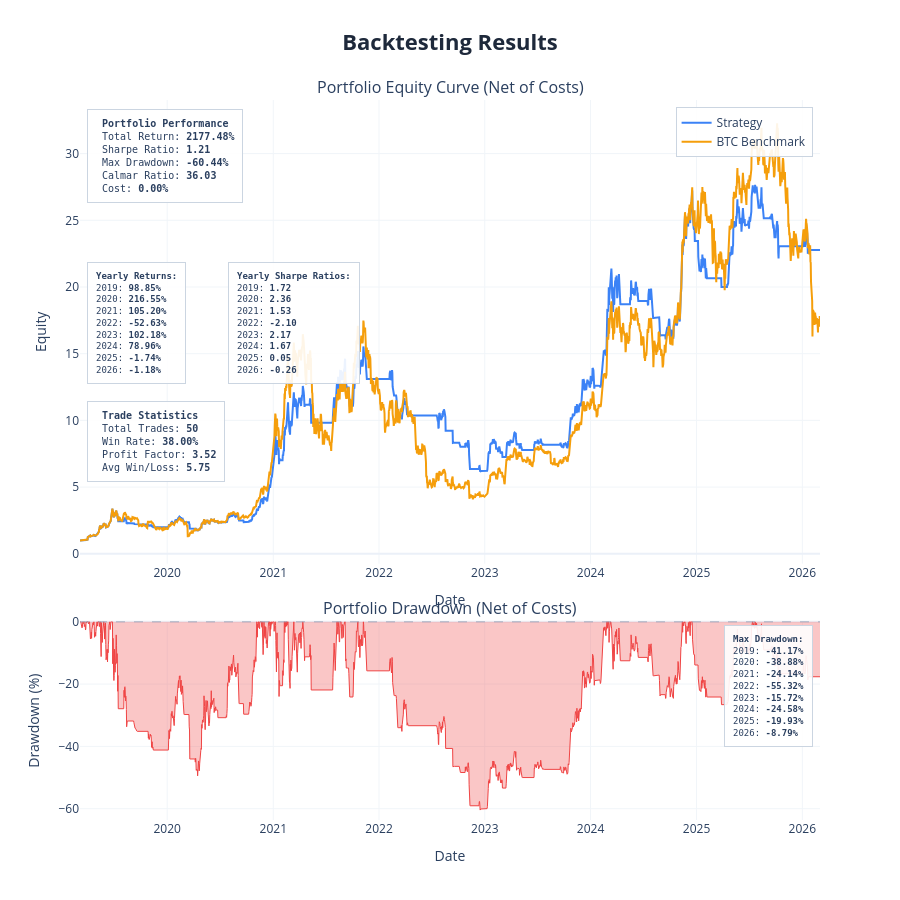

The cell this chart's notebook holds for it:
### Markdown cell above
---
## Backtest

| Parameter | Options | Default |
|---|---|---|
| `cost` | Cost per trade as decimal — `0.001` = 0.1% | `0.0` |
| `show_plot` | `True` / `False` | `True` |
| `save_html` | Filename string or `None` | `None` |
| `show_trades` | Overlay entry/exit markers on price chart | `False` |
| `benchmark_data` | DataFrame with `Close` column for buy & hold comparison | same asset |

### Code cell
results = backtest(
    data           = strategy_df,
    cost           = 0.0,
    show_plot      = True,
    save_html      = None,
    show_trades    = False,
    benchmark_data = None
)

print(f"Return        {results['total_return']*100:>8.2f}%")
print(f"Sharpe        {results['sharpe_ratio']:>8.2f}")
print(f"Max Drawdown  {results['max_drawdown']*100:>8.2f}%")
print(f"Profit Factor {results['profit_factor']:>8.2f}")
print(f"Win Rate      {results['win_rate']*100:>8.2f}%")
print(f"# Trades      {results['num_trades']:>8}")

### Figure 1 — Plotly figure (JSON) as saved in the notebook; plotly's stock layout.template omitted (floating-point values rounded to 4 significant figures; data arrays with more than 128 entries replaced by an {"elided": "..."} marker saying what was removed)
{"data": [{"hovertemplate": "<b>Strategy</b><br>Date: %{x}<br>Equity: %{y:.4f}<extra></extra>", "line": {"color": "#3b82f6", "width": 2}, "mode": "lines", "name": "Strategy", "type": "scatter", "x": {"elided": "2555 str values"}, "xaxis": "x", "y": {"elided": "2555 float values"}, "yaxis": "y"}, {"hovertemplate": "<b>BTC Benchmark</b><br>Date: %{x}<br>Equity: %{y:.4f}<extra></extra>", "line": {"color": "#f59e0b", "width": 2}, "mode": "lines", "name": "BTC Benchmark", "type": "scatter", "x": {"elided": "2555 str values"}, "xaxis": "x", "y": {"elided": "2555 float values"}, "yaxis": "y"}, {"fill": "tozeroy", "fillcolor": "rgba(239, 68, 68, 0.3)", "hovertemplate": "<b>Drawdown</b><br>Date: %{x}<br>Drawdown: %{y:.2f}%<extra></extra>", "line": {"color": "#ef4444", "width": 1}, "mode": "lines", "name": "Drawdown", "showlegend": false, "type": "scatter", "x": {"elided": "2555 str values"}, "xaxis": "x2", "y": {"elided": "2555 float values"}, "yaxis": "y2"}], "layout": {"annotations": [{"font": {"size": 16}, "showarrow": false, "text": "Portfolio Equity Curve (Net of Costs)", "x": 0.5, "xanchor": "center", "xref": "paper", "y": 1, "yanchor": "bottom", "yref": "paper"}, {"font": {"size": 16}, "showarrow": false, "text": "Portfolio Drawdown (Net of Costs)", "x": 0.5, "xanchor": "center", "xref": "paper", "y": 0.276, "yanchor": "bottom", "yref": "paper"}, {"align": "left", "bgcolor": "rgba(255, 255, 255, 0.9)", "bordercolor": "#cbd5e1", "borderpad": 8, "borderwidth": 1, "font": {"family": "monospace", "size": 10}, "showarrow": false, "text": "\n<b>Portfolio Performance</b><br>\nTotal Return: <b>2177.48%</b><br>\nSharpe Ratio: <b>1.21</b><br>\nMax Drawdown: <b>-60.44%</b><br>\nCalmar Ratio: <b>36.03</b><br>\nCost: <b>0.00%</b>\n", "x": 0.01, "xanchor": "left", "xref": "x domain", "y": 0.98, "yanchor": "top", "yref": "y domain"}, {"align": "left", "bgcolor": "rgba(255, 255, 255, 0.9)", "bordercolor": "#cbd5e1", "borderpad": 8, "borderwidth": 1, "font": {"family": "monospace", "size": 9}, "showarrow": false, "text": "<b>Yearly Returns:</b><br>2019: <b>98.85%</b><br>2020: <b>216.55%</b><br>2021: <b>105.20%</b><br>2022: <b>-52.63%</b><br>2023: <b>102.18%</b><br>2024: <b>78.96%</b><br>2025: <b>-1.74%</b><br>2026: <b>-1.18%</b><br>", "x": 0.01, "xanchor": "left", "xref": "x domain", "y": 0.65, "yanchor": "top", "yref": "y domain"}, {"align": "left", "bgcolor": "rgba(255, 255, 255, 0.9)", "bordercolor": "#cbd5e1", "borderpad": 8, "borderwidth": 1, "font": {"family": "monospace", "size": 9}, "showarrow": false, "text": "<b>Yearly Sharpe Ratios:</b><br>2019: <b>1.72</b><br>2020: <b>2.36</b><br>2021: <b>1.53</b><br>2022: <b>-2.10</b><br>2023: <b>2.17</b><br>2024: <b>1.67</b><br>2025: <b>0.05</b><br>2026: <b>-0.26</b><br>", "x": 0.2, "xanchor": "left", "xref": "x domain", "y": 0.65, "yanchor": "top", "yref": "y domain"}, {"align": "left", "bgcolor": "rgba(255, 255, 255, 0.9)", "bordercolor": "#cbd5e1", "borderpad": 8, "borderwidth": 1, "font": {"family": "monospace", "size": 10}, "showarrow": false, "text": "\n<b>Trade Statistics</b><br>\nTotal Trades: <b>50</b><br>\nWin Rate: <b>38.00%</b><br>\nProfit Factor: <b>3.52</b><br>\nAvg Win/Loss: <b>5.75</b>\n", "x": 0.01, "xanchor": "left", "xref": "x domain", "y": 0.35, "yanchor": "top", "yref": "y domain"}, {"align": "left", "bgcolor": "rgba(255, 255, 255, 0.9)", "bordercolor": "#cbd5e1", "borderpad": 8, "borderwidth": 1, "font": {"family": "monospace", "size": 9}, "showarrow": false, "text": "<b>Max Drawdown:</b><br>2019: <b>-41.17%</b><br>2020: <b>-38.88%</b><br>2021: <b>-24.14%</b><br>2022: <b>-55.32%</b><br>2023: <b>-15.72%</b><br>2024: <b>-24.58%</b><br>2025: <b>-19.93%</b><br>2026: <b>-8.79%</b><br>", "x": 0.99, "xanchor": "right", "xref": "x2 domain", "y": 0.98, "yanchor": "top", "yref": "y2 domain"}], "height": 900, "hovermode": "x unified", "legend": {"bgcolor": "rgba(255,255,255,0.9)", "bordercolor": "#cbd5e1", "borderwidth": 1, "x": 0.99, "xanchor": "right", "y": 0.99, "yanchor": "top"}, "shapes": [{"line": {"color": "#94a3b8", "dash": "dash", "width": 1}, "type": "line", "x0": 0, "x1": 1, "xref": "x2 domain", "y0": 0, "y1": 0, "yref": "y2"}], "showlegend": true, "title": {"font": {"color": "#1E293B", "size": 22}, "text": "<b>Backtesting Results</b>", "x": 0.5, "xanchor": "center"}, "xaxis": {"anchor": "y", "domain": [0, 1], "gridcolor": "#f1f5f9", "gridwidth": 1, "showgrid": true, "title": {"text": "Date"}}, "xaxis2": {"anchor": "y2", "domain": [0, 1], "gridcolor": "#f1f5f9", "gridwidth": 1, "showgrid": true, "title": {"text": "Date"}}, "yaxis": {"anchor": "x", "domain": [0.356, 1], "gridcolor": "#f1f5f9", "gridwidth": 1, "showgrid": true, "title": {"text": "Equity"}}, "yaxis2": {"anchor": "x2", "domain": [0, 0.276], "gridcolor": "#f1f5f9", "gridwidth": 1, "showgrid": true, "title": {"text": "Drawdown (%)"}}}}
